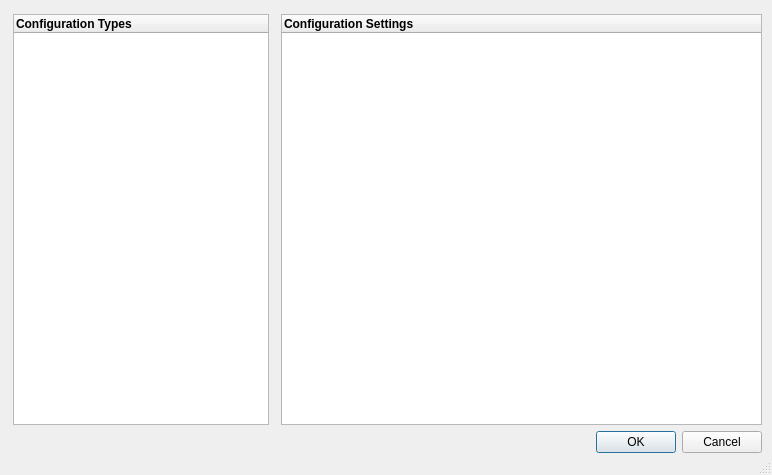
<?xml version="1.0" encoding="UTF-8"?>
<ui version="4.0">
 <class>CGLBLSettingsDlg</class>
 <widget class="QDialog" name="CGLBLSettingsDlg">
  <property name="geometry">
   <rect>
    <x>0</x>
    <y>0</y>
    <width>772</width>
    <height>475</height>
   </rect>
  </property>
  <property name="sizePolicy">
   <sizepolicy hsizetype="Preferred" vsizetype="Preferred">
    <horstretch>0</horstretch>
    <verstretch>0</verstretch>
   </sizepolicy>
  </property>
  <property name="minimumSize">
   <size>
    <width>500</width>
    <height>100</height>
   </size>
  </property>
  <property name="maximumSize">
   <size>
    <width>772</width>
    <height>475</height>
   </size>
  </property>
  <property name="windowTitle">
   <string>Golbal Settings</string>
  </property>
  <property name="sizeGripEnabled">
   <bool>true</bool>
  </property>
  <widget class="QRSDBTreeWidget" name="m_pRightTreeWidget">
   <property name="geometry">
    <rect>
     <x>281</x>
     <y>14</y>
     <width>481</width>
     <height>411</height>
    </rect>
   </property>
   <property name="sizePolicy">
    <sizepolicy hsizetype="Expanding" vsizetype="Expanding">
     <horstretch>0</horstretch>
     <verstretch>0</verstretch>
    </sizepolicy>
   </property>
   <property name="font">
    <font>
     <weight>75</weight>
     <bold>true</bold>
    </font>
   </property>
   <column>
    <property name="text">
     <string>Configuration Settings</string>
    </property>
   </column>
  </widget>
  <widget class="QWidget" name="layoutWidget">
   <property name="geometry">
    <rect>
     <x>50</x>
     <y>430</y>
     <width>712</width>
     <height>25</height>
    </rect>
   </property>
   <layout class="QGridLayout" name="gridLayout">
    <item row="0" column="0">
     <spacer>
      <property name="orientation">
       <enum>Qt::Horizontal</enum>
      </property>
      <property name="sizeType">
       <enum>QSizePolicy::Expanding</enum>
      </property>
      <property name="sizeHint" stdset="0">
       <size>
        <width>548</width>
        <height>20</height>
       </size>
      </property>
     </spacer>
    </item>
    <item row="0" column="1">
     <widget class="QPushButton" name="m_btnOk">
      <property name="text">
       <string>OK</string>
      </property>
     </widget>
    </item>
    <item row="0" column="2">
     <widget class="QPushButton" name="m_btnCancel">
      <property name="text">
       <string>Cancel</string>
      </property>
     </widget>
    </item>
   </layout>
  </widget>
  <widget class="QRSDBTreeWidget" name="m_pLeftTreeWidget">
   <property name="geometry">
    <rect>
     <x>13</x>
     <y>14</y>
     <width>256</width>
     <height>411</height>
    </rect>
   </property>
   <property name="sizePolicy">
    <sizepolicy hsizetype="Expanding" vsizetype="Expanding">
     <horstretch>0</horstretch>
     <verstretch>0</verstretch>
    </sizepolicy>
   </property>
   <property name="font">
    <font>
     <weight>75</weight>
     <bold>true</bold>
    </font>
   </property>
   <column>
    <property name="text">
     <string>Configuration Types</string>
    </property>
    <property name="font">
     <font>
      <weight>75</weight>
      <bold>true</bold>
     </font>
    </property>
   </column>
  </widget>
 </widget>
 <customwidgets>
  <customwidget>
   <class>QRSDBTreeWidget</class>
   <extends>QTreeWidget</extends>
   <header>rsdbtreewidget.h</header>
  </customwidget>
 </customwidgets>
 <tabstops>
  <tabstop>m_pLeftTreeWidget</tabstop>
  <tabstop>m_btnOk</tabstop>
  <tabstop>m_btnCancel</tabstop>
 </tabstops>
 <resources/>
 <connections/>
</ui>
